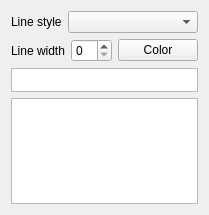
<?xml version="1.0" encoding="UTF-8"?>
<ui version="4.0">
 <class>PenStyleWidget</class>
 <widget class="QWidget" name="PenStyleWidget">
  <property name="geometry">
   <rect>
    <x>0</x>
    <y>0</y>
    <width>183</width>
    <height>215</height>
   </rect>
  </property>
  <property name="windowTitle">
   <string>Form</string>
  </property>
  <layout class="QVBoxLayout" name="verticalLayout">
   <item>
    <layout class="QHBoxLayout" name="horizontalLayout_2">
     <item>
      <widget class="QLabel" name="label_3">
       <property name="text">
        <string>Line style</string>
       </property>
      </widget>
     </item>
     <item>
      <widget class="QComboBox" name="styleCombo">
       <property name="sizePolicy">
        <sizepolicy hsizetype="MinimumExpanding" vsizetype="Fixed">
         <horstretch>0</horstretch>
         <verstretch>0</verstretch>
        </sizepolicy>
       </property>
      </widget>
     </item>
    </layout>
   </item>
   <item>
    <layout class="QHBoxLayout" name="horizontalLayout">
     <item>
      <widget class="QLabel" name="label">
       <property name="text">
        <string>Line width</string>
       </property>
      </widget>
     </item>
     <item>
      <widget class="QSpinBox" name="widthSpin"/>
     </item>
     <item>
      <widget class="QPushButton" name="colorButton">
       <property name="text">
        <string>Color</string>
       </property>
      </widget>
     </item>
    </layout>
   </item>
   <item>
    <widget class="QGraphicsView" name="colorView">
     <property name="sizePolicy">
      <sizepolicy hsizetype="Expanding" vsizetype="Fixed">
       <horstretch>24</horstretch>
       <verstretch>0</verstretch>
      </sizepolicy>
     </property>
     <property name="minimumSize">
      <size>
       <width>0</width>
       <height>24</height>
      </size>
     </property>
     <property name="maximumSize">
      <size>
       <width>16777215</width>
       <height>24</height>
      </size>
     </property>
    </widget>
   </item>
   <item>
    <widget class="QGraphicsView" name="sampleView"/>
   </item>
  </layout>
 </widget>
 <resources/>
 <connections/>
</ui>
